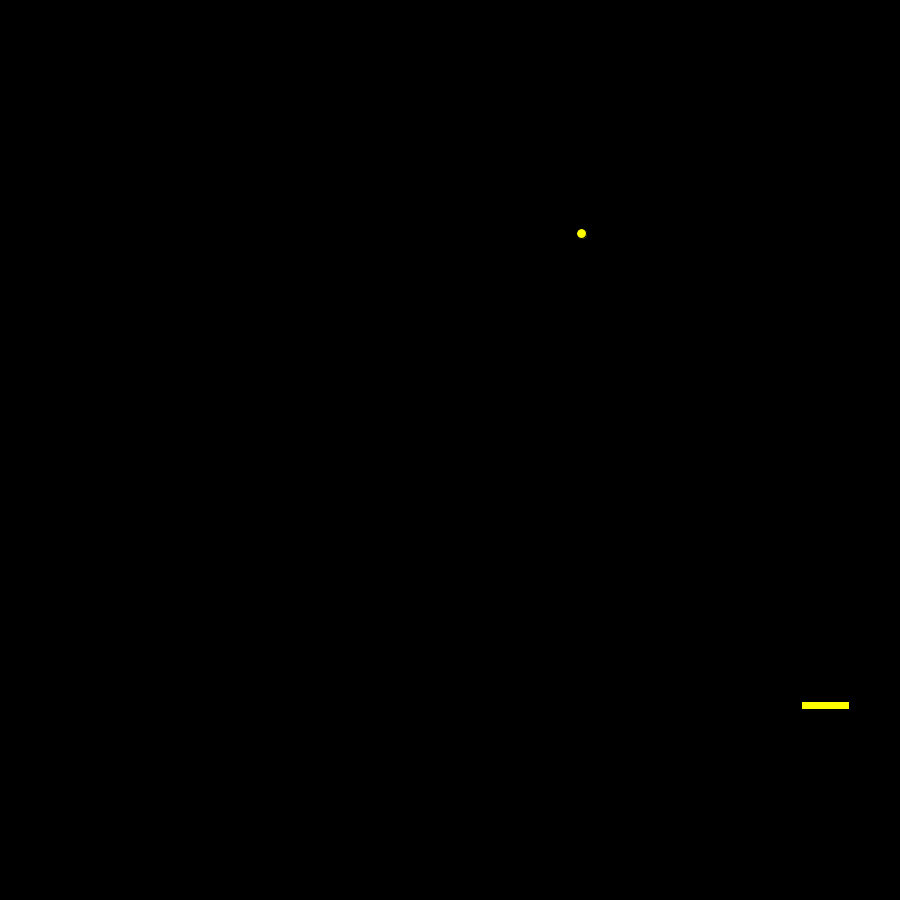
Frame 1 (no input)
Frame 60 (the mouse pressed at the canvas centre just before this capture): blank canvas, image omitted
Frame 120 (the mouse held since frame 60 and released just before this capture): blank canvas, image omitted

The Processing sketch that drew this single still picture (run headless with seeded random() and noise(); from frame 60 on, the mouse is pressed at the canvas centre):

// Processing sketch: processing_105148
// ── processing_105148.pde

float i=0;
int x=800;
int y=700;
int t =0;
int hit =0;
float[]coordX=new float[20];
float[]coordY=new float[20];
void setup() {
  size(900, 900);

  for (int i=0;i<20;i++) {
    coordX[i] = random(900);
    coordY[i] = random(900);
  }
}

void draw() {


  background(0); 
  

  fill(random(900), random(900), random(0));
if(x>coordX[t]-0 && x<coordX[t]+20  ){
  hit =1;      
  newFN(t+1);
        println("in");
        }else{
        newFN(t);
        }
  if (keyPressed) {
    if (key==CODED) {
      if (keyCode==37) {
        
        if (x<0) {
          x=900;
        }
        strokeWeight(3);
        rect(x=x-10, y, 50, 10);
      }
    }
  }

  if (keyPressed) {
    if (key==CODED) {
      if (keyCode==39) {
        if (x>900) {
          x=0;
        }
        strokeWeight(3);
        rect(x=x+10, y, 50, 10);
      }
    }
  }

  
  
  println(keyCode);
  strokeWeight(3);
  rect(x, y, 50, 10);
  noFill();



}
void newF(int j){
ellipse(coordX[j], coordY[j], 10, 10);
}
void newFN(int k){
  
ellipse(coordX[k], coordY[k], 10, 10);
t = t+hit;
hit = 0;
//t++;
}
